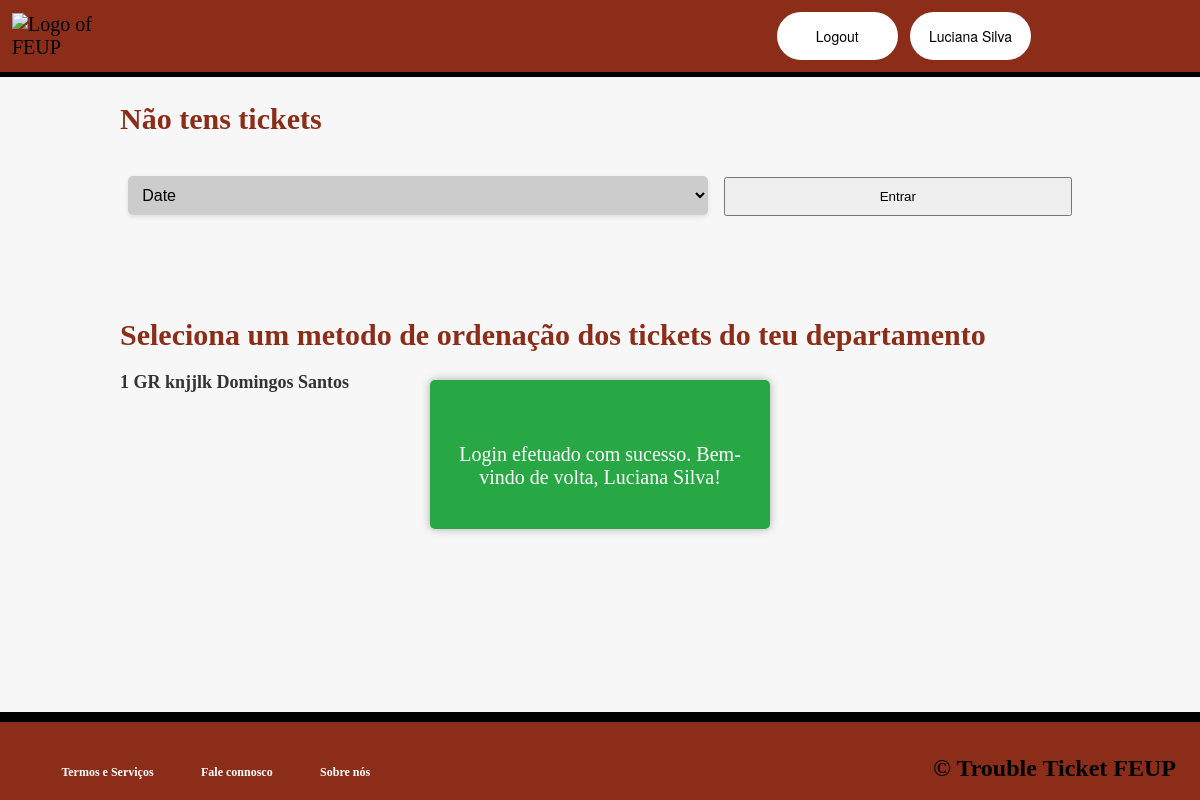
The page /pages/ticketsee.php (signed in) on the database as committed earlier.
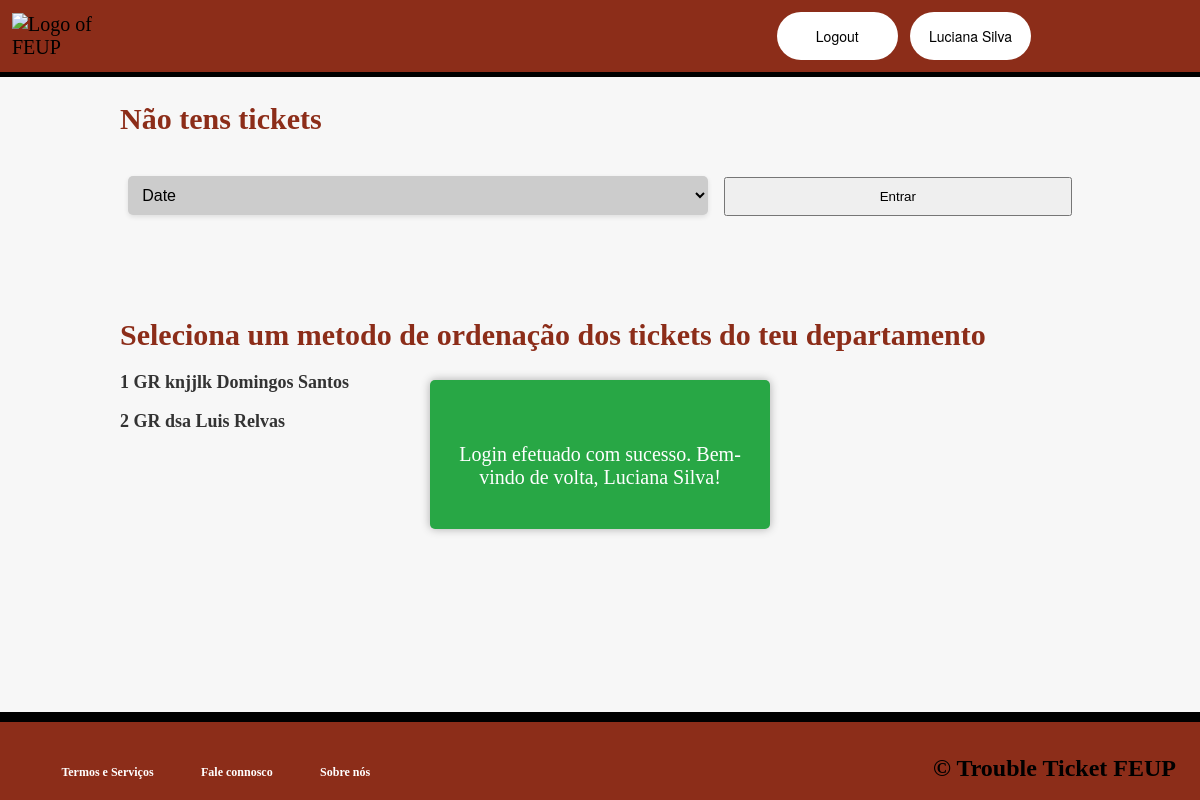
The same page on the database as committed later.
### tables this page shows
CREATE TABLE ticket(
	ticket_id INTEGER PRIMARY KEY,
	id INTEGER,
	department_id INTEGER, 
	status_id INTEGER,
	tittle TEXT NOT NULL,
	description TEXT NOT NULL,
	initial_date DATE NOT NULL,
	hashtag_id INTEGER DEFAULT 1,
	agent_id INTEGER DEFAULT -1,
	FOREIGN KEY(id) REFERENCES user(id),
	FOREIGN KEY(department_id) REFERENCES department(department_id),
	FOREIGN KEY(status_id) REFERENCES status(status_id)
	--- CONSTRAINT ticket_pk PRIMARY KEY(ticket_id)
);

CREATE TABLE department(
	department_id INTEGER PRIMARY KEY,
	name TEXT NOT NULL
	--- CONSTRAINT department_pk PRIMARY KEY(department_id)
);

CREATE TABLE user(
	id INTEGER PRIMARY KEY,
	role INTEGER DEFAULT 2,
	username TEXT NOT NULL,
	name TEXT NOT NULL,
	email TEXT NOT NULL,
	password TEXT NOT NULL
	--- CONSTRAINT user_pk PRIMARY KEY(id)
);

### classes/session.class.php (called while the page is built, shortened)
<?php
  class Session {
    private array $messages;
    public function __construct() {
      $this->messages = isset($_SESSION['messages']) ? $_SESSION['messages'] : array();
    }
    public function isLoggedIn() : bool {
      return isset($_SESSION['id']);
    }
    public function getMessages() {
      return $this->messages;
    }
  }
?>

### classes/ticket.class.php (called while the page is built, shortened)
<?php
  require_once('user.class.php');
  require_once('session.class.php');
  class Ticket {
    public function __construct(int $ticket_id, int $id,  int $department_id, int $status_id, string $tittle, string $description, string $initial_date,int $hashtag_id, int $agent_id) {
        $this->ticket_id = $ticket_id;
        $this->id = $id;
        $this->department_id = $department_id;
        $this->description = $description;
      }
    static function getmyTickets(PDO $db, int $id) : ?array{
      $stmt = $db->prepare('SELECT ticket_id,id,department_id,status_id,tittle,description,initial_date,hashtag_id,agent_id FROM ticket where id = ?');
      $stmt->execute(array($id));
      if($tickets == null) {
        return null;
      }
      else {
      return $tickets;}
    }
}
  ?>

### classes/user.class.php (called while the page is built, shortened)
<?php
  class User {
    public function __construct(int $id, int $role, string $username, string $name, string $email) {
      $this->role = $role;
      $this->name = $name;
    }
    static function getUser(PDO $db, int $id) : ?User {
      $stmt = $db->prepare('SELECT id,role,username,name,email,password FROM user WHERE id = ?');
      $stmt->execute(array(intval($id)));
      $user = $stmt->fetch();
      if($user){
      return new User(
          $user['id'],
          $user['role'],
          $user['username'],
          $user['name'],
          $user['email']
      );}
      else return null;
    }
}
?>

### classes/department.class.php (called while the page is built, shortened)
<?php
  require_once('ticket.class.php');
  require_once('session.class.php');
  class Department {
    static public function getDepartmentName(PDO $db, int $department_id): string {
        $stmt = $db->prepare('SELECT name FROM department where department_id = ?');
        $stmt->execute(array($department_id));
        $name = $stmt->fetch();
        $name = ($name['name']);
        if($name){
        return $name;}
        else{
            return "null";
        }
    }
    static public function getTicketsDepartment(PDO $db , int $id, int $integer) : ?array{
      if($integer == 0){
      $stmt = $db ->prepare('SELECT DISTINCT ticket.ticket_id,ticket.id,ticket.department_id,ticket.status_id,ticket.tittle,ticket.description,ticket.initial_date,ticket.hashtag_id,ticket.agent_id FROM agent,department,ticket where ticket.department_id = department.department_id and agent.department_id = department.department_id and agent.id = ? ORDER BY ticket.initial_date');}
      $stmt->execute(array($id));
        while($ticket = $stmt->fetch()){
          $tickets[] = new Ticket(
            $ticket['ticket_id'],
            $ticket['id'],
            $ticket['department_id'],
            $ticket['status_id'],
            $ticket['tittle'],
            $ticket['description'],
            $ticket['initial_date'],
            $ticket['hashtag_id'],
            $ticket['agent_id']
          );
        }
        return $tickets;
    }
  }

### templates/tickets.tpl.php (the view, shortened to what this page needs)
<?php
require_once(dirname(__DIR__).'/database/connection.db.php');
require_once(dirname(__DIR__).'/classes/ticket.class.php');
require_once(dirname(__DIR__).'/classes/user.class.php');
require_once(dirname(__DIR__).'/classes/session.class.php');
require_once(dirname(__DIR__).'/classes/hashtag.class.php');
require_once(dirname(__DIR__).'/classes/ticket.class.php');
require_once(dirname(__DIR__).'/classes/department.class.php');
        ?> <h2><?= $ticket->ticket_id, $ticket->id, $ticket->tittle, $ticket->initial_date, $ticket->agent_id?></h2> <?php
function drawmyTickets(int $id){
    $db = getDatabaseConnection();
    $tickets = Ticket::getmyTickets($db,$id);
    if($tickets) {
    ?>
        <div id="myTickets">
        <?php foreach($tickets as $ticket){ ?>
            <div class="ticketContainer">
                <h3 class="loginItem"><a href="../pages/ticketseeonly.php?ticket_id=<?=$ticket->ticket_id?>" ><?= $ticket->ticket_id ?></a></h3>
                <h2><?= $ticket->description?></h2>
            </div>
        <?php } ?>
        </div>
        <?php
}
else {
    ?> <h2>Não tens tickets</h2> <?php
}
}
function drawDepartmentTickets(int $id) {
    $db = getDatabaseConnection();
    $user = User::getUser($db,$_SESSION['id']);
    if($user->role != 2) {
    ?>
    <div class="department-tickets">
    <form action="../actions/orderTickets.action.php" method="POST">
    <select name ="order" id="order">
        <option value="0">Date</option>
    </select>
    <input id="button" type="submit" value="Entrar">
    </form>
    </div>
    <?php
    } ?>
    <?php
    $tickets = Department::getTicketsDepartment($db,$id,$_SESSION['order']);
    if($tickets) {
        ?> <h2>Seleciona um metodo de ordenação dos tickets do teu departamento</h2> <?php
    foreach($tickets as $ticket){
        $department_name = Department::getDepartmentName($db,$ticket->department_id);
        $user_name = User::getUser($db,$ticket->id);
        ?> <h3 class="loginItem"><a href="../pages/ticketseeonly.php?ticket_id=<?=$ticket->ticket_id?>" ><?= $ticket->ticket_id?></a><?=" " .$department_name . " " . $ticket->description . " " . $user_name->name?></h3> <?php
    }
    ?></div><?php
}
    else if($tickets == null && ($_SESSION['role'] == 1 || $_SESSION['role'] == 0)) {
        ?> <h2>Aguarda por algum ticket !</h2> <?php
    }
}
    ?>

### templates/common.php (shortened to what this page needs)
<?php
    function drawHeader(Session $session) { ?>
        <!DOCTYPE html>
        <html lang="PT-pt">
            <head>
                <link rel="stylesheet" href="../css/responsive.css">
                <link rel="stylesheet" href="../css/layout.css">
                <link rel="stylesheet" href="../css/style.css">
                <link rel="stylesheet" href="../css/messages.css">
                <link rel="stylesheet" href="../css/common.css">
                <link rel="stylesheet" href="../css/accordion.css">
            </head>
            <body>
                <header>
                        <div class = "logo">
                            <a href="../pages/index.php">
                                <img src="https://dec.fe.up.pt/wp-content/uploads/2021/03/logo-feup-white.png" alt="Logo of FEUP">
                            </a>
                        </div>
                        <?php
                            if ($session->isLoggedIn())
                            drawLoginUser($session->getId(), $session->getName());
                            else drawDefaultUser();
                        ?>
                </header>
            </body>
            <main>
            <?php
        }
        function drawLoginUser(int $id, string $name) { ?>
            <div id="login">
                <button clickable onclick="location.href='../actions/logout.action.php'">
                    Logout
                </button>
                <button clickable onclick="location.href='../pages/profile.php?id=<?=$id?>'">
                    <?=$name?>
                </button>
            </div>
        <?php
        }
        function drawDefaultUser() { ?>
        <?php }
        function drawMessages(Session $session) {
            echo '<div id="popup-container">';
            foreach ($session->getMessages() as $message) {
                echo '<div class="popup-alert ' . $message['type'] . '">';
                echo '<p>' . $message['text'] . '</p>';
                echo '</div>';
            }
            echo '</div>';
        }
function drawFooter() { ?>
    </main>
    <footer>
        <div class="footer">
            <nav>
                <h3><a href="../pages/index.php">Termos e Serviços</a></h3>
                <h3><a href="../pages/index.php">Fale connosco</a></h3>
                <h3><a href="../pages/index.php">Sobre nós</a></h3>
            </nav>
            <h3> &#169; Trouble Ticket FEUP</h3>
           </div>
    </footer>
    </body>
</html> <?php
}
?>

### pages/ticketsee.php (shortened to what this page needs)
<?php
require_once(dirname(__DIR__).'/templates/common.php');
require_once(dirname(__DIR__).'/classes/session.class.php');
require_once(dirname(__DIR__).'/classes/ticket.class.php');
require_once(dirname(__DIR__).'/classes/department.class.php');
require_once(dirname(__DIR__).'/templates/tickets.tpl.php');
$session = new Session();
drawHeader($session);
if (count($session->getMessages())) drawMessages($session);
drawmyTickets($_SESSION['id']);
drawDepartmentTickets($_SESSION['id']);
drawFooter();
?>

### css/layout.css (style rules this page uses)
.department-tickets { padding: 20px; text-align: center; }
.department-tickets select, .department-tickets input[type="submit"] { padding: 10px; }
.department-tickets select { margin-right: 10px; width: 50%; margin-bottom: 5%; }
.department-tickets input[type="submit"] { width: 30%; }
h2 { text-align: left; margin-bottom: 20px; margin-left: 10%; }
h3 { margin-bottom: 10px; margin-left: 10%; }
.loginItem { margin-bottom: 10px; }

### css/style.css (style rules this page uses)
.loginItem { color: var(--blackColor); }
.department-tickets select, .department-tickets input[type="submit"] { padding: 10px; }
.department-tickets select { background-color: var(--borderColor); }
.department-tickets input[type="submit"] { width: 30%; }
.loginItem { font-size: 18px; color: #333; }
.loginItem a { color: #333; }

### css/messages.css (style rules this page uses)
#popup-container { position: fixed; top: 50%; left: 50%; transform: translate(-50%, -50%); width: 300px; border-radius: 8px; padding: 20px; z-index: 9999; display: flex; flex-direction: column; align-items: center; justify-content: center; }
.popup-alert { display: flex; align-items: center; justify-content: center; position: absolute; text-align: center; top: 0; left: 0; right: 0; padding: 20px; background-color: rgba(0, 0, 0, 0.8); color: #fff; border-radius: 5px; box-shadow: 0 0 10px rgba(0, 0, 0, 0.3); opacity: 0; transform: translateY(-100%); animation: fade-in 0.5s forwards; }
.popup-alert.success { background-color: #28a745; }

### css/common.css (style rules this page uses)
body { display: flex; flex-direction: column; font-size: 20px; min-height: 100vh; margin: 0; padding: 0; background-color: #f7f7f7; }
.footer { display: flex; flex-direction: row; justify-content: space-between; background-color: #8C2D19; border-top: 10px solid black; align-items: center; padding: 2%; color: #fff; height: 30px; }
.footer a { font-size: 1vw; text-decoration: none; color: #fff; transition: color 0.3s ease; margin: 10px; white-space: nowrap; }
.footer > nav { display: flex; flex-direction: row; justify-content: space-between; width: auto; }
footer { margin-top: auto; }
header { display: flex; flex-direction: row; justify-content: space-between; align-items: center; padding: 1%; background-color: #8C2D19; border-bottom: 5px solid black; color: #fff; margin-bottom: 0; }
.logo > a > img { width: 25%; height: auto; margin-right: 2%; }
#login { display: grid; grid-template-columns: repeat(3, 1fr); grid-gap: 1vw; color: #fff; text-decoration: none; color: #fff; transition: color 0.3s ease; margin-right: 2%; }
#login > button { background-color: white; white-space: nowrap; display: inline-block; border-radius: 2vw; border-style: none; box-sizing: border-box; color: black; cursor: pointer; display: inline-block; font-family: "Haas Grot Text R Web", "Helvetica Neue", Helvetica, Arial, sans-serif; font-size: 70%; font-weight: 500; height: 4vw; line-height: 2vw; list-style: none; margin: 0; outline: none; padding: 1vw 1.6vw; position: relative; text-align: center; text-decoration: none; transition: color 100ms; vertical-align: baseline; user-select: none; -webkit-user-select: none; touch-action: manipulation; }
form, select, label { margin: 0; padding: 0; border: none; font-family: Arial, sans-serif; box-sizing: border-box; }
select { width: 100%; padding: 10px; font-size: 16px; border-radius: 5px; background-color: #fff; box-shadow: 0 2px 5px rgba(0, 0, 0, 0.1); transition: box-shadow 0.3s ease-in-out; }
option { padding: 5px; }
h2 { font-size: 30px; font-weight: 600; color: #8C2D19; }
h3 { font-size: 2vw; color: black; }
:root { --principalColor: #8C2D19; --backgroundColor: #e6e6e6; --whiteColor: #FFF; --focusBorderColor: rgba(140, 45, 25, 0.5); --submitHoverColor: #E6B0AA; --buttonHoverColor: #E6B0AA; --borderColor: #ccc; --blackColor: black; --whiteColor: white; --errorColor: red; --successColor: green; --linkColor: #0366d6; --seeTicketShadow: 0 2px 4px rgba(87, 1, 1, 0.507); --buttonColor: #8c2d19; --seeProfileShadow: 0 0 5px rgba(94, 2, 2, 0.582); --boxShadowForm: 0 0 5px rgba(0, 0, 0, 0.2); --buttonShadowColor: #8c2d19; --boxShadow: 0px 0px 5px 0px var(--principalColor); }
a { text-decoration: none; color: black; transition: color 0.3s ease; }

Rows that differ between the two databases and show on the page:
added ticket: ticket_id "2", department.name "GR", description "dsa", id.name "Luis Relvas"
